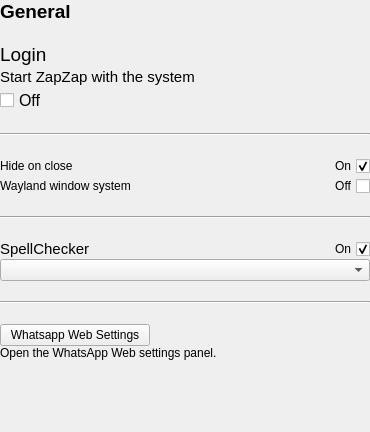
<?xml version="1.0" encoding="UTF-8"?>
<ui version="4.0">
 <class>General</class>
 <widget class="QWidget" name="General">
  <property name="geometry">
   <rect>
    <x>0</x>
    <y>0</y>
    <width>370</width>
    <height>432</height>
   </rect>
  </property>
  <property name="minimumSize">
   <size>
    <width>0</width>
    <height>0</height>
   </size>
  </property>
  <property name="windowTitle">
   <string>Form</string>
  </property>
  <layout class="QHBoxLayout" name="horizontalLayout">
   <property name="spacing">
    <number>0</number>
   </property>
   <property name="leftMargin">
    <number>0</number>
   </property>
   <property name="topMargin">
    <number>0</number>
   </property>
   <property name="rightMargin">
    <number>0</number>
   </property>
   <property name="bottomMargin">
    <number>0</number>
   </property>
   <item>
    <widget class="QScrollArea" name="scrollArea">
     <property name="frameShape">
      <enum>QFrame::NoFrame</enum>
     </property>
     <property name="widgetResizable">
      <bool>true</bool>
     </property>
     <widget class="QWidget" name="general_scrollArea">
      <property name="geometry">
       <rect>
        <x>0</x>
        <y>0</y>
        <width>370</width>
        <height>432</height>
       </rect>
      </property>
      <property name="minimumSize">
       <size>
        <width>250</width>
        <height>0</height>
       </size>
      </property>
      <property name="layoutDirection">
       <enum>Qt::LeftToRight</enum>
      </property>
      <layout class="QVBoxLayout" name="verticalLayout_4">
       <property name="spacing">
        <number>20</number>
       </property>
       <property name="leftMargin">
        <number>0</number>
       </property>
       <property name="topMargin">
        <number>0</number>
       </property>
       <property name="rightMargin">
        <number>0</number>
       </property>
       <property name="bottomMargin">
        <number>0</number>
       </property>
       <item>
        <widget class="QLabel" name="label">
         <property name="sizePolicy">
          <sizepolicy hsizetype="Preferred" vsizetype="Maximum">
           <horstretch>0</horstretch>
           <verstretch>0</verstretch>
          </sizepolicy>
         </property>
         <property name="font">
          <font>
           <pointsize>14</pointsize>
           <bold>true</bold>
          </font>
         </property>
         <property name="text">
          <string>General</string>
         </property>
        </widget>
       </item>
       <item>
        <layout class="QVBoxLayout" name="verticalLayout">
         <property name="spacing">
          <number>2</number>
         </property>
         <item>
          <widget class="QLabel" name="label_2">
           <property name="sizePolicy">
            <sizepolicy hsizetype="Preferred" vsizetype="Maximum">
             <horstretch>0</horstretch>
             <verstretch>0</verstretch>
            </sizepolicy>
           </property>
           <property name="font">
            <font>
             <pointsize>14</pointsize>
            </font>
           </property>
           <property name="text">
            <string>Login</string>
           </property>
          </widget>
         </item>
         <item>
          <widget class="QLabel" name="label_3">
           <property name="sizePolicy">
            <sizepolicy hsizetype="Preferred" vsizetype="Maximum">
             <horstretch>0</horstretch>
             <verstretch>0</verstretch>
            </sizepolicy>
           </property>
           <property name="font">
            <font>
             <pointsize>11</pointsize>
            </font>
           </property>
           <property name="text">
            <string>Start ZapZap with the system</string>
           </property>
          </widget>
         </item>
         <item>
          <widget class="QCheckBox" name="start_system">
           <property name="sizePolicy">
            <sizepolicy hsizetype="Preferred" vsizetype="Maximum">
             <horstretch>0</horstretch>
             <verstretch>0</verstretch>
            </sizepolicy>
           </property>
           <property name="font">
            <font>
             <pointsize>12</pointsize>
            </font>
           </property>
           <property name="text">
            <string>Off</string>
           </property>
          </widget>
         </item>
        </layout>
       </item>
       <item>
        <widget class="Line" name="line_2">
         <property name="orientation">
          <enum>Qt::Horizontal</enum>
         </property>
        </widget>
       </item>
       <item>
        <layout class="QGridLayout" name="gridLayout">
         <property name="verticalSpacing">
          <number>0</number>
         </property>
         <item row="0" column="0">
          <widget class="QLabel" name="label_6">
           <property name="text">
            <string>Hide on close</string>
           </property>
          </widget>
         </item>
         <item row="0" column="1">
          <widget class="QCheckBox" name="keepBackground">
           <property name="layoutDirection">
            <enum>Qt::RightToLeft</enum>
           </property>
           <property name="text">
            <string>On</string>
           </property>
           <property name="checked">
            <bool>true</bool>
           </property>
          </widget>
         </item>
         <item row="1" column="0">
          <widget class="QLabel" name="label_7">
           <property name="text">
            <string>Wayland window system</string>
           </property>
          </widget>
         </item>
         <item row="1" column="1">
          <widget class="QCheckBox" name="wayland">
           <property name="layoutDirection">
            <enum>Qt::RightToLeft</enum>
           </property>
           <property name="text">
            <string>Off</string>
           </property>
          </widget>
         </item>
        </layout>
       </item>
       <item>
        <widget class="Line" name="line_3">
         <property name="orientation">
          <enum>Qt::Horizontal</enum>
         </property>
        </widget>
       </item>
       <item>
        <layout class="QVBoxLayout" name="verticalLayout_2">
         <property name="spacing">
          <number>0</number>
         </property>
         <item>
          <layout class="QGridLayout" name="gridLayout_2">
           <item row="0" column="0">
            <widget class="QLabel" name="label_4">
             <property name="font">
              <font>
               <pointsize>11</pointsize>
              </font>
             </property>
             <property name="text">
              <string>SpellChecker</string>
             </property>
            </widget>
           </item>
           <item row="0" column="1">
            <widget class="QCheckBox" name="checkSpellChecker">
             <property name="layoutDirection">
              <enum>Qt::RightToLeft</enum>
             </property>
             <property name="text">
              <string>On</string>
             </property>
             <property name="checked">
              <bool>true</bool>
             </property>
            </widget>
           </item>
          </layout>
         </item>
         <item>
          <widget class="QComboBox" name="comboSpellChecker"/>
         </item>
        </layout>
       </item>
       <item>
        <widget class="Line" name="line">
         <property name="orientation">
          <enum>Qt::Horizontal</enum>
         </property>
        </widget>
       </item>
       <item>
        <layout class="QVBoxLayout" name="verticalLayout_3">
         <property name="spacing">
          <number>0</number>
         </property>
         <item>
          <widget class="QPushButton" name="btnOpenSWhatsapp">
           <property name="sizePolicy">
            <sizepolicy hsizetype="Fixed" vsizetype="Fixed">
             <horstretch>55</horstretch>
             <verstretch>0</verstretch>
            </sizepolicy>
           </property>
           <property name="minimumSize">
            <size>
             <width>150</width>
             <height>0</height>
            </size>
           </property>
           <property name="text">
            <string>Whatsapp Web Settings</string>
           </property>
          </widget>
         </item>
         <item>
          <widget class="QLabel" name="label_5">
           <property name="text">
            <string>Open the WhatsApp Web settings panel.</string>
           </property>
           <property name="textFormat">
            <enum>Qt::AutoText</enum>
           </property>
          </widget>
         </item>
         <item>
          <spacer name="verticalSpacer">
           <property name="orientation">
            <enum>Qt::Vertical</enum>
           </property>
           <property name="sizeHint" stdset="0">
            <size>
             <width>20</width>
             <height>40</height>
            </size>
           </property>
          </spacer>
         </item>
        </layout>
       </item>
      </layout>
     </widget>
    </widget>
   </item>
  </layout>
 </widget>
 <resources/>
 <connections/>
</ui>
